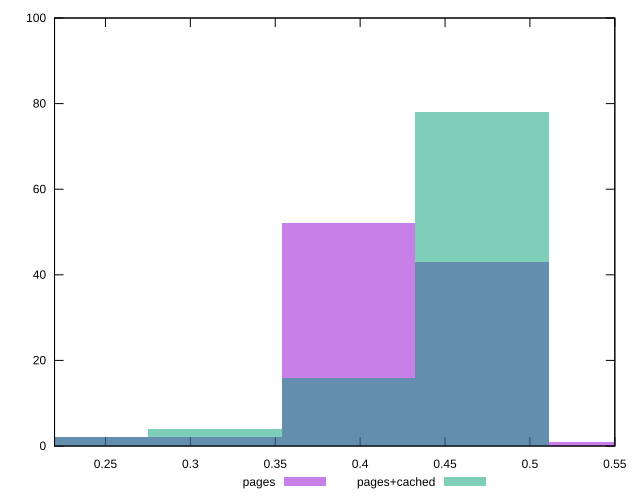

Source code (gnuplot):
reset

$pages <<EOF
0.23596118819397102 2
0.3932686469899517 52
0.47192237638794204 43
0.31461491759196136 2
0.5505761057859324 1
EOF

$pagesCached <<EOF
0.23596118819397102 2
0.31461491759196136 4
0.3932686469899517 16
0.47192237638794204 78
EOF

set key outside below
set boxwidth 0.07865372939799034
set xrange [0.22:0.55]
set yrange [0:100]
set trange [0:100]
set style fill transparent solid 0.5 noborder
set terminal svg size 640, 500 enhanced background rgb 'white'
set output "report_00017_2021-02-10T15-08-03.406Z/meta/score/comparison/histogram/0_vs_1.svg"

plot $pages title "pages" with boxes, \
     $pagesCached title "pages+cached" with boxes

reset
